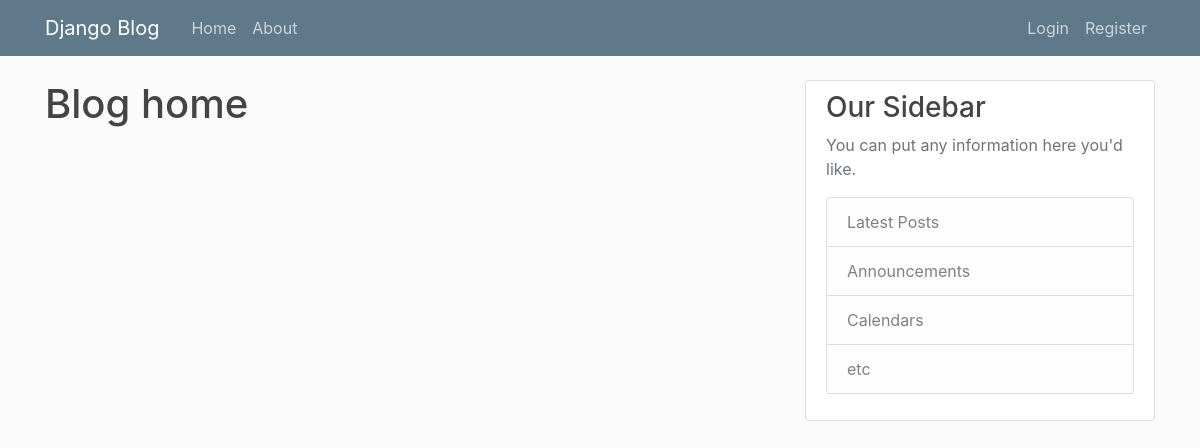
The app's page /, older data.
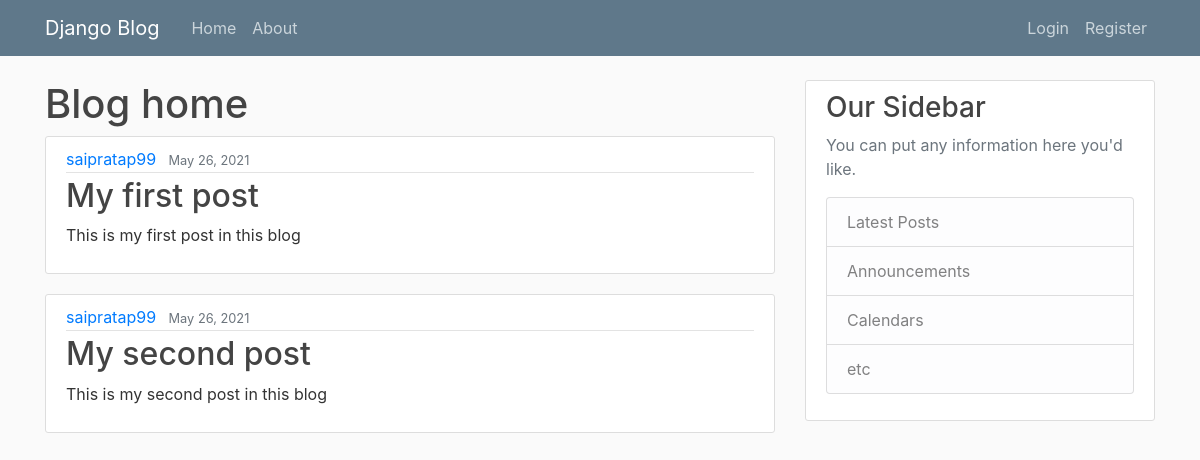
The same page, newer data.
### blog_app/models.py (models this page shows, shortened)
class Post(models.Model):
  title = models.CharField(max_length=100)
  content = models.TextField()
  date_posted = models.DateTimeField(default=timezone.now)
  auth = models.ForeignKey(User, on_delete=models.CASCADE)

### blog_app/views.py (the view)
# urls.py: 2. Add a URL to urlpatterns:  path('', views.home, name='home')
def home(request):
  context = {"posts": Post.objects.all()}
  return render(request,'blog_app/home.html',context)

### blog_app/templates/blog_app/home.html
{% extends 'blog_app/base.html' %}
{% block content %}
  <h1>Blog home</h1>
  {% for post in posts %}
    <article class="media content-section">
      <div class="media-body">
        <div class="article-metadata">
          <a class="mr-2" href="#">{{ post.auth }}</a>
          <small class="text-muted">{{ post.date_posted|date:"F d, Y" }}</small>
        </div>
        <h2><a class="article-title" href="#">{{ post.title }}</a></h2>
        <p class="article-content">{{ post.content }}</p>
      </div>
    </article>
  {% endfor %}
{% endblock content %}

### blog_app/templates/blog_app/base.html (shortened to what this page needs)
{% load static %}
<!DOCTYPE html>
<html lang="en">
<head>
  <link rel="stylesheet" href="https://stackpath.bootstrapcdn.com/bootstrap/4.3.1/css/bootstrap.min.css">
  <link rel="stylesheet" href="{% static 'blog_app/main.css' %}">
</head>
<body>
  <header class="site-header">
  <nav class="navbar navbar-expand-md navbar-dark bg-steel fixed-top">
    <div class="container">
      <a class="navbar-brand mr-4" href="/">Django Blog</a>
      <div class="collapse navbar-collapse" id="navbarToggle">
        <div class="navbar-nav mr-auto">
          <a class="nav-item nav-link" href="{% url 'blog-home' %}">Home</a>
          <a class="nav-item nav-link" href="{% url 'blog-about' %}">About</a>
        </div>
        <div class="navbar-nav">
          {% if user.is_authenticated %}
          <a class="nav-item nav-link" href="{% url 'logout' %}">Logout</a>
          {% else %}
          <a class="nav-item nav-link" href="{% url 'login' %}">Login</a>
          <a class="nav-item nav-link" href="{% url 'register' %}">Register</a>
          {% endif %}
        </div>
      </div>
    </div>
  </nav>
  </header>
  <main role="main" class="container">
    <div class="row">
      <div class="col-md-8">
        {% block content %}{% endblock content %}
      </div>
      <div class="col-md-4">
        <div class="content-section">
          <h3>Our Sidebar</h3>
          <p class='text-muted'>You can put any information here you'd like.
            <ul class="list-group">
              <li class="list-group-item list-group-item-light">Latest Posts</li>
              <li class="list-group-item list-group-item-light">Announcements</li>
              <li class="list-group-item list-group-item-light">Calendars</li>
              <li class="list-group-item list-group-item-light">etc</li>
            </ul>
          </p>
        </div>
      </div>
    </div>
  </main>
</body>
</html>

### blog_app/static/blog_app/main.css (style rules this page uses)
body { background: #fafafa; color: #333333; margin-top: 5rem; }
h1, h2, h3, h4, h5, h6 { color: #444444; }
ul { margin: 0; }
.bg-steel { background-color: #5f788a; }
.site-header .navbar-nav .nav-link { color: #cbd5db; }
.content-section { background: #ffffff; padding: 10px 20px; border: 1px solid #dddddd; border-radius: 3px; margin-bottom: 20px; }
.article-title { color: #444444; }
.article-content { white-space: pre-line; }
.article-metadata { padding-bottom: 1px; margin-bottom: 4px; border-bottom: 1px solid #e3e3e3; }

Row changes from the older to the newer data that the page shows:
added Post: auth "saipratap99", date_posted "May 26, 2021", title "My first post", content "This is my first post in this blog"
added Post: auth "saipratap99", date_posted "May 26, 2021", title "My second post", content "This is my second post in this blog"
